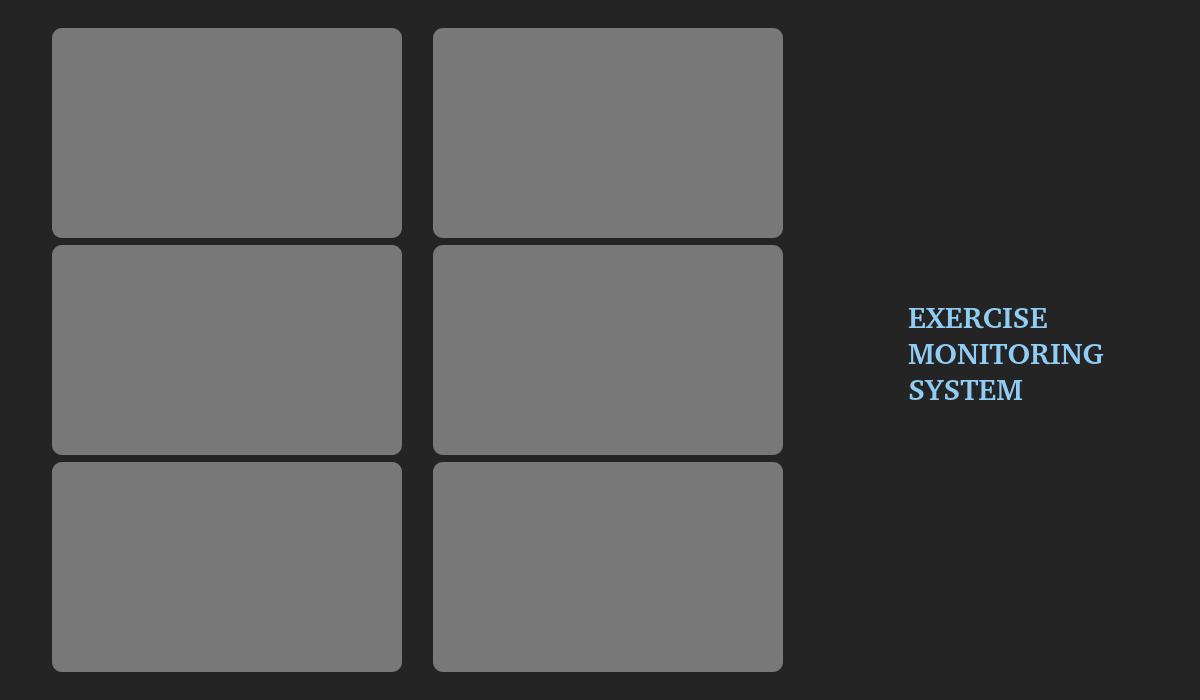
<?xml version="1.0" encoding="UTF-8"?>
<ui version="4.0">
 <class>MainWindow</class>
 <widget class="QMainWindow" name="MainWindow">
  <property name="windowModality">
   <enum>Qt::NonModal</enum>
  </property>
  <property name="geometry">
   <rect>
    <x>0</x>
    <y>0</y>
    <width>1200</width>
    <height>700</height>
   </rect>
  </property>
  <property name="minimumSize">
   <size>
    <width>1200</width>
    <height>700</height>
   </size>
  </property>
  <property name="windowTitle">
   <string>MainWindow</string>
  </property>
  <widget class="QWidget" name="centralwidget">
   <property name="styleSheet">
    <string notr="true">background: #242424;</string>
   </property>
   <layout class="QVBoxLayout" name="verticalLayout">
    <item>
     <widget class="QWidget" name="widget" native="true">
      <layout class="QHBoxLayout" name="horizontalLayout">
       <item>
        <widget class="QWidget" name="widget_izq" native="true">
         <property name="minimumSize">
          <size>
           <width>800</width>
           <height>0</height>
          </size>
         </property>
         <layout class="QGridLayout" name="gridLayout">
          <item row="0" column="0">
           <widget class="QPushButton" name="sentadilla_btn">
            <property name="minimumSize">
             <size>
              <width>350</width>
              <height>210</height>
             </size>
            </property>
            <property name="maximumSize">
             <size>
              <width>350</width>
              <height>210</height>
             </size>
            </property>
            <property name="font">
             <font>
              <family>URW Bookman [urw]</family>
              <pointsize>-1</pointsize>
              <weight>75</weight>
              <italic>false</italic>
              <bold>true</bold>
             </font>
            </property>
            <property name="styleSheet">
             <string notr="true">QPushButton {
	background-image: url(:/images/1_sentadilla_btn.png);
	/*background-color: rgb(28,19,42);*/
	background-color: #787878;
    border-style: outset;
    border-width: 0;
    border-radius: 10px;
    border-color: beige;
    font: bold 20px;
	color: #A0F97A;
    padding: 6px;
}

QPushButton:pressed {
    /*background-color: rgb(30,23,46);*/
    border-style: inset;
}</string>
            </property>
            <property name="text">
             <string/>
            </property>
           </widget>
          </item>
          <item row="0" column="1">
           <widget class="QPushButton" name="estocada_btn">
            <property name="minimumSize">
             <size>
              <width>350</width>
              <height>210</height>
             </size>
            </property>
            <property name="maximumSize">
             <size>
              <width>350</width>
              <height>210</height>
             </size>
            </property>
            <property name="styleSheet">
             <string notr="true">QPushButton {
	/*background-color: rgb(28,19,42);*/
	background-color: #787878;
    border-style: outset;
    border-width: 0;
    border-radius: 10px;
    border-color: beige;
    font: bold 20px;
	color: #A0F97A;
    padding: 6px;
}

QPushButton:pressed {
    /*background-color: rgb(30,23,46);*/
    border-style: inset;
}</string>
            </property>
            <property name="text">
             <string/>
            </property>
           </widget>
          </item>
          <item row="1" column="1">
           <widget class="QPushButton" name="abdominal_btn">
            <property name="minimumSize">
             <size>
              <width>350</width>
              <height>210</height>
             </size>
            </property>
            <property name="maximumSize">
             <size>
              <width>350</width>
              <height>210</height>
             </size>
            </property>
            <property name="styleSheet">
             <string notr="true">QPushButton {
	/*background-color: rgb(28,19,42);*/
	background-color: #787878;
    border-style: outset;
    border-width: 0;
    border-radius: 10px;
    border-color: beige;
    font: bold 20px;
	color: #A0F97A;
    padding: 6px;
}

QPushButton:pressed {
    /*background-color: rgb(30,23,46);*/
    border-style: inset;
}
</string>
            </property>
            <property name="text">
             <string/>
            </property>
           </widget>
          </item>
          <item row="3" column="0">
           <widget class="QPushButton" name="jumps_btn">
            <property name="minimumSize">
             <size>
              <width>350</width>
              <height>210</height>
             </size>
            </property>
            <property name="maximumSize">
             <size>
              <width>350</width>
              <height>210</height>
             </size>
            </property>
            <property name="styleSheet">
             <string notr="true">QPushButton {
	/*background-color: rgb(28,19,42);*/
	background-color: #787878;
    border-style: outset;
    border-width: 0;
    border-radius: 10px;
    border-color: beige;
    font: bold 20px;
	color: #A0F97A;
    padding: 6px;
}

QPushButton:pressed {
    /*background-color: rgb(30,23,46);*/
    border-style: inset;
}
</string>
            </property>
            <property name="text">
             <string/>
            </property>
           </widget>
          </item>
          <item row="3" column="1">
           <widget class="QPushButton" name="plancha_btn">
            <property name="minimumSize">
             <size>
              <width>350</width>
              <height>210</height>
             </size>
            </property>
            <property name="maximumSize">
             <size>
              <width>350</width>
              <height>210</height>
             </size>
            </property>
            <property name="styleSheet">
             <string notr="true">QPushButton {
	/*background-color: rgb(28,19,42);*/
	background-color: #787878;
    border-style: outset;
    border-width: 0;
    border-radius: 10px;
    border-color: beige;
    font: bold 20px;
	color: #A0F97A;
    padding: 6px;
}

QPushButton:pressed {
    /*background-color: rgb(30,23,46);*/
    border-style: inset;
}</string>
            </property>
            <property name="text">
             <string/>
            </property>
           </widget>
          </item>
          <item row="1" column="0">
           <widget class="QPushButton" name="biceps_btn">
            <property name="minimumSize">
             <size>
              <width>350</width>
              <height>210</height>
             </size>
            </property>
            <property name="maximumSize">
             <size>
              <width>350</width>
              <height>210</height>
             </size>
            </property>
            <property name="styleSheet">
             <string notr="true">QPushButton {
	/*background-color: rgb(28,19,42);*/
	background-color: #787878;
    border-style: outset;
    border-width: 0;
    border-radius: 10px;
    border-color: beige;
    font: bold 20px;
	color: #A0F97A;
    padding: 6px;
}

QPushButton:pressed {
    /*background-color: rgb(30,23,46);*/
    border-style: inset;
}
</string>
            </property>
            <property name="text">
             <string/>
            </property>
           </widget>
          </item>
         </layout>
        </widget>
       </item>
       <item>
        <widget class="QWidget" name="widget_der" native="true">
         <property name="maximumSize">
          <size>
           <width>8777217</width>
           <height>16777215</height>
          </size>
         </property>
         <widget class="QLabel" name="label">
          <property name="geometry">
           <rect>
            <x>70</x>
            <y>240</y>
            <width>231</width>
            <height>191</height>
           </rect>
          </property>
          <property name="font">
           <font>
            <family>URW Bookman [urw]</family>
            <pointsize>-1</pointsize>
            <weight>75</weight>
            <italic>false</italic>
            <bold>true</bold>
           </font>
          </property>
          <property name="styleSheet">
           <string notr="true">QLabel {
    background-color: transparent;
    border: 0;  /* Puedes usar border: none; también */
    border-radius: 10px;
	/*font-family: &quot;Courier New&quot;;
	font-size: 30px;
	font-weight: bold;*/
    font: bold 30px;
    color: #90CDF4;
    padding: 6px;
    text-align: center;  /* Centra el texto horizontalmente */
	qproperty-alignment: AlignCenter; 
}
</string>
          </property>
          <property name="text">
           <string>EXERCISE
MONITORING
SYSTEM</string>
          </property>
         </widget>
        </widget>
       </item>
      </layout>
     </widget>
    </item>
   </layout>
  </widget>
 </widget>
 <resources/>
 <connections/>
</ui>
